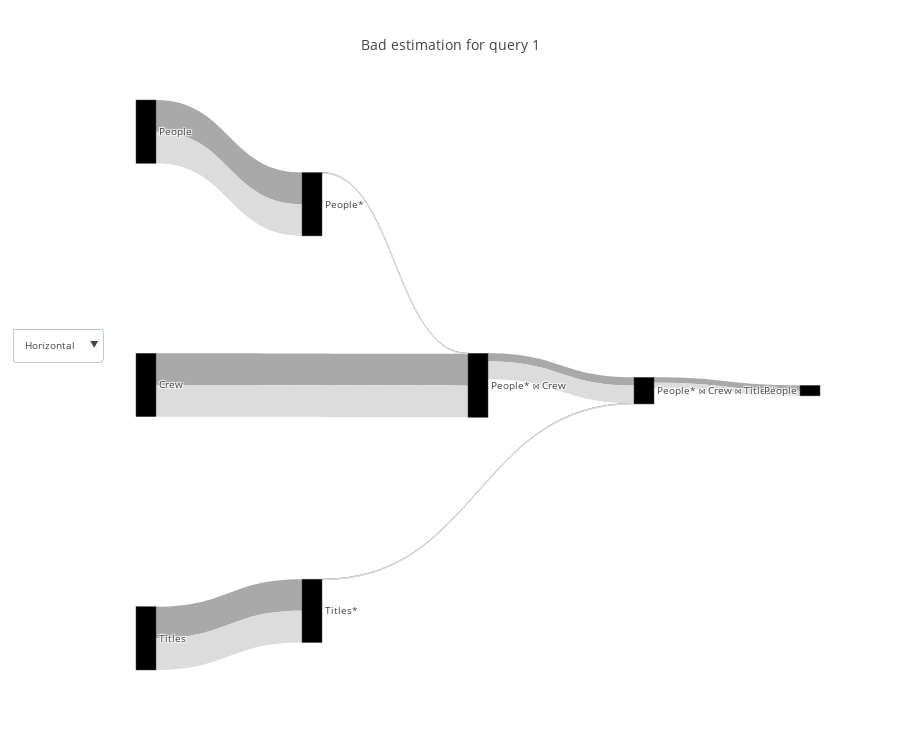

The notebook cell this image was saved under:
### Code cell
query_renderer.vizualize(cardinality_df, title="Bad estimation for query 1", metrics=["estimated_cost_pct", "actual_duration_pct"], open_=False)

### Figure 1 — Plotly figure (JSON) as saved in the notebook; plotly's stock layout.template omitted (floating-point values rounded to 4 significant figures)
{"data": [{"link": {"color": ["darkgray", "darkgray", "darkgray", "darkgray", "darkgray", "darkgray", "darkgray", "gainsboro", "gainsboro", "gainsboro", "gainsboro", "gainsboro", "gainsboro", "gainsboro"], "label": ["", "Filter condition: (people.name = ANY ('{\"Owen Wilson\",\"Adam Sandler\",\"Jason Segel\"}'::text[]))", "", "Hash Cond ('Inner', '(crew.person_id = people.person_id)')", "", "Filter condition: (titles.genres ~~ '%Comedy%'::text)", "Hash Cond ('Inner', '(titles.title_id = crew.title_id)')", "", "Filter condition: (people.name = ANY ('{\"Owen Wilson\",\"Adam Sandler\",\"Jason Segel\"}'::text[]))", "", "Hash Cond ('Inner', '(crew.person_id = people.person_id)')", "", "Filter condition: (titles.genres ~~ '%Comedy%'::text)", "Hash Cond ('Inner', '(titles.title_id = crew.title_id)')"], "source": [0, 1, 2, 3, 4, 5, 6, 0, 1, 2, 3, 4, 5, 6], "target": [1, 3, 3, 6, 5, 6, 7, 1, 3, 3, 6, 5, 6, 7], "value": [100, 1, 100, 26, 100, 1, 17, 100, 1, 100, 56, 100, 1, 16]}, "node": {"color": [null, null, null, null, null, null, null, null, null, null, null, null, null, null], "label": ["People", "People*", "Crew", "People* ⋈ Crew", "Titles", "Titles*", "People* ⋈ Crew ⋈ Titles*", "People", "People*", "Crew", "People* ⋈ Crew", "Titles", "Titles*", "People* ⋈ Crew ⋈ Titles*"], "pad": 200}, "orientation": "h", "type": "sankey", "valueformat": ",", "valuesuffix": [" Percent", " Percent", " Percent", " Percent", " Percent", " Percent", " Percent", " Percent", " Percent", " Percent", " Percent", " Percent", " Percent", " Percent"]}], "layout": {"font": {"size": 10}, "height": 750, "title": "Bad estimation for query 1", "updatemenus": [{"buttons": [{"args": ["orientation", "h"], "label": "Horizontal", "method": "restyle"}, {"args": ["orientation", "v"], "label": "Vertical", "method": "restyle"}], "y": 0.6}]}}
